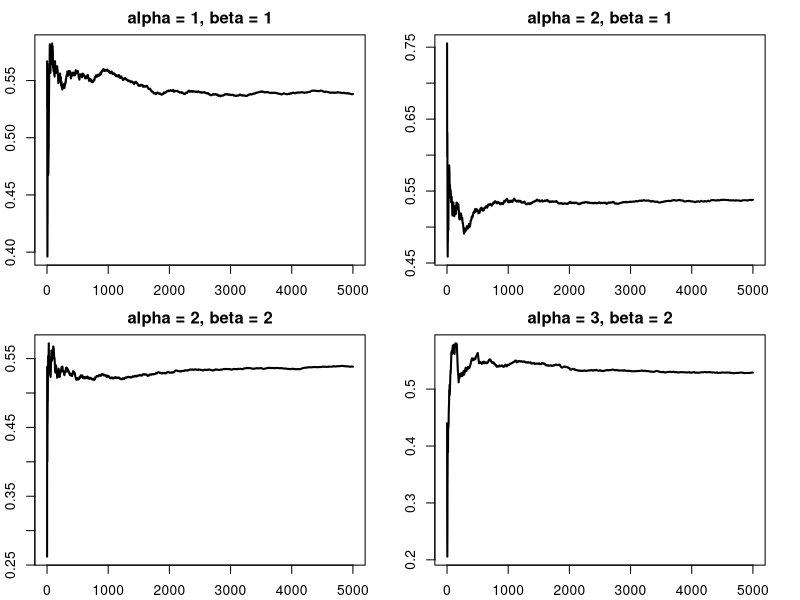

Recreate this plot in R. (Note: this script raises an error after producing the figure.)
require(MCMCpack)

Kumaraswamy <- function(x) { 2*2*x^(2-1)*(1-x^2)^(2-1) }

B <- 10000
xs <- ar <- rep(0, B)
ar <- vector("numeric", B)

Xs <- Ar <- list()

a <- c(1,2,2,3)
b <- c(1,1,2,2)

j = 2

for( j in 1:length(a)) {
	x  <- .5
	xs <- ar <- rep(0, B)
	set.seed(1218)
	for( i in 2:B){
		xstar	<- rbeta(1, a[j], b[j])
		rho <- (  Kumaraswamy(xstar) / Kumaraswamy(x)  ) * 
			( dbeta( x , a[j], b[j] )  /  dbeta( xstar, a[j], b[j] ) )
		rho <- min(1, rho )
	
		if ( runif(1) < rho ){ x <- xstar; ar[i] <- 1}
		xs[i] <- x }
	Xs[[j]] <- xs[-(1:(B/2))] 
	Ar[[j]] <- ar
	}

j = 4
 

par(mfrow=c(2,2) , mar=c(2.1,2.1,2.1,2.1) )
k=1; plot(cumsum(Xs[[k]] )/(1:(B/2)), type = 'l', 
	ylab = 'Running Mean', xlab = 'B', lwd = 2,
	main = paste0("alpha = ",a[k], ", beta = ",b[k]) )
k=2; plot(cumsum(Xs[[k]] )/(1:(B/2)), type = 'l', 
	ylab = 'Running Mean', xlab = 'B', lwd = 2,
	main = paste0("alpha = ",a[k], ", beta = ",b[k]) )
k=3; plot(cumsum(Xs[[k]] )/(1:(B/2)), type = 'l', 
	ylab = 'Running Mean', xlab = 'B', lwd = 2,
	main = paste0("alpha = ",a[k], ", beta = ",b[k]) )
k=4; plot(cumsum(Xs[[k]] )/(1:(B/2)), type = 'l', 
	ylab = 'Running Mean', xlab = 'B', lwd = 2,
	main = paste0("alpha = ",a[k], ", beta = ",b[k]) )

lapply( Xs, geweke.diag ) 



acf(Xs[[j]][-(1:(B/2))])
mean(Ar[[j]])


#################### #####################################################

fx <- function( Alpha, Beta, p, N ) { 
	( gamma(Alpha + Beta) / gamma( Alpha ))*
	p^(Alpha-1) * Alpha^(1-1)* exp( Alpha * 1 )  }

gx <- function( Alpha, Beta, p, N ) { 
	( gamma(Alpha + Beta) / gamma( Beta))*
	(1-p)^(Beta-1) * Beta^(1-1)* exp( Beta * 1 )  }

N <- 100
B <- 10000*2
xs <- ar <- rep(0, B)
ar <- vector("numeric", B)
Beta <- rep(NA,B); Beta[1] <- 1
Alpha <- rep(NA,B); Alpha[1] <- 1
p <- rep(NA,B); p[1] <- .5
As <- Bs <- rep(NA,B)
x <- rep(NA,B);x[1] <- .2
 i = 2


for( i in 2:B){

	Astar	<- rgamma(1, 3, 3 )
	rho <- (  	fx(Astar, Beta[i-1], p[i-1], 100 ) / 
			fx( Alpha[i-1] , Beta[i-1], p[i-1], 100 )  ) * 
		(	dgamma( Alpha[i-1] , 3,3  )  /  dgamma( Astar,3, 3 ) )
	rho <- min(1, rho )
	
	Alpha[i] <- ifelse( runif(1) < rho ,  Astar , Alpha[i-1] )
 

	Bstar	<- rgamma(1, 3, 3 )
	rho <- (  	gx(Beta[i-1], Bstar, p[i-1], 100 ) / 
			gx( Alpha[i-1] , Beta[i-1], p[i-1], 100 )  ) * 
		(	dgamma( Beta[i-1] , 3,3  )  /  dgamma( Bstar,3, 3 ) )
	rho <- min(1, rho )
	
	Beta[i] <- ifelse( runif(1) < rho ,  Bstar , Beta[i-1] )

	Bs[i] <- Beta[i]

	p[i] <- rbeta(1, x[i-1] + Alpha[i] , N + Beta[i] - x[i-1] )
 	x[i] <- rbinom(1,N,p[i])

	}
